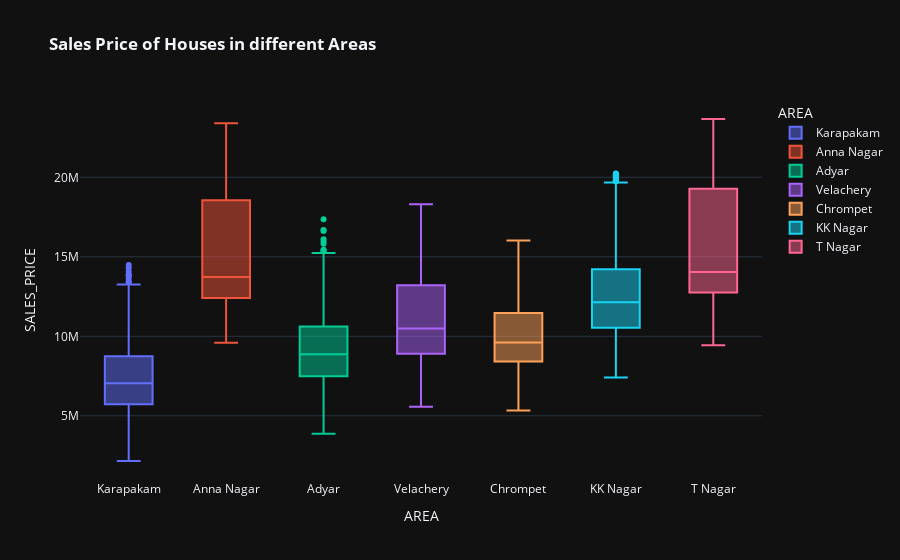

The cell this chart's notebook holds for it:
### Code cell
px.box(df,x='AREA',y='SALES_PRICE',color='AREA',template='plotly_dark',title='<b> Sales Price of Houses in different Areas')

### Figure 1 — Plotly figure (JSON) as saved in the notebook; plotly's stock layout.template omitted (floating-point values rounded to 4 significant figures; data arrays with more than 128 entries replaced by an {"elided": "..."} marker saying what was removed)
{"data": [{"alignmentgroup": "True", "hovertemplate": "AREA=%{x}<br>SALES_PRICE=%{y}<extra></extra>", "legendgroup": "Karapakam", "marker": {"color": "#636efa"}, "name": "Karapakam", "notched": false, "offsetgroup": "Karapakam", "orientation": "v", "showlegend": true, "x": {"elided": "1366 str values"}, "x0": " ", "xaxis": "x", "y": {"elided": "1366 int values"}, "y0": " ", "yaxis": "y", "type": "box"}, {"alignmentgroup": "True", "hovertemplate": "AREA=%{x}<br>SALES_PRICE=%{y}<extra></extra>", "legendgroup": "Anna Nagar", "marker": {"color": "#EF553B"}, "name": "Anna Nagar", "notched": false, "offsetgroup": "Anna Nagar", "orientation": "v", "showlegend": true, "x": {"elided": "788 str values"}, "x0": " ", "xaxis": "x", "y": {"elided": "788 int values"}, "y0": " ", "yaxis": "y", "type": "box"}, {"alignmentgroup": "True", "hovertemplate": "AREA=%{x}<br>SALES_PRICE=%{y}<extra></extra>", "legendgroup": "Adyar", "marker": {"color": "#00cc96"}, "name": "Adyar", "notched": false, "offsetgroup": "Adyar", "orientation": "v", "showlegend": true, "x": {"elided": "774 str values"}, "x0": " ", "xaxis": "x", "y": {"elided": "774 int values"}, "y0": " ", "yaxis": "y", "type": "box"}, {"alignmentgroup": "True", "hovertemplate": "AREA=%{x}<br>SALES_PRICE=%{y}<extra></extra>", "legendgroup": "Velachery", "marker": {"color": "#ab63fa"}, "name": "Velachery", "notched": false, "offsetgroup": "Velachery", "orientation": "v", "showlegend": true, "x": {"elided": "981 str values"}, "x0": " ", "xaxis": "x", "y": {"elided": "981 int values"}, "y0": " ", "yaxis": "y", "type": "box"}, {"alignmentgroup": "True", "hovertemplate": "AREA=%{x}<br>SALES_PRICE=%{y}<extra></extra>", "legendgroup": "Chrompet", "marker": {"color": "#FFA15A"}, "name": "Chrompet", "notched": false, "offsetgroup": "Chrompet", "orientation": "v", "showlegend": true, "x": {"elided": "1702 str values"}, "x0": " ", "xaxis": "x", "y": {"elided": "1702 int values"}, "y0": " ", "yaxis": "y", "type": "box"}, {"alignmentgroup": "True", "hovertemplate": "AREA=%{x}<br>SALES_PRICE=%{y}<extra></extra>", "legendgroup": "KK Nagar", "marker": {"color": "#19d3f3"}, "name": "KK Nagar", "notched": false, "offsetgroup": "KK Nagar", "orientation": "v", "showlegend": true, "x": {"elided": "997 str values"}, "x0": " ", "xaxis": "x", "y": {"elided": "997 int values"}, "y0": " ", "yaxis": "y", "type": "box"}, {"alignmentgroup": "True", "hovertemplate": "AREA=%{x}<br>SALES_PRICE=%{y}<extra></extra>", "legendgroup": "T Nagar", "marker": {"color": "#FF6692"}, "name": "T Nagar", "notched": false, "offsetgroup": "T Nagar", "orientation": "v", "showlegend": true, "x": {"elided": "501 str values"}, "x0": " ", "xaxis": "x", "y": {"elided": "501 int values"}, "y0": " ", "yaxis": "y", "type": "box"}], "layout": {"xaxis": {"anchor": "y", "domain": [0, 1], "title": {"text": "AREA"}, "categoryorder": "array", "categoryarray": ["Karapakam", "Anna Nagar", "Adyar", "Velachery", "Chrompet", "KK Nagar", "T Nagar"]}, "yaxis": {"anchor": "x", "domain": [0, 1], "title": {"text": "SALES_PRICE"}}, "legend": {"title": {"text": "AREA"}, "tracegroupgap": 0}, "title": {"text": "<b> Sales Price of Houses in different Areas"}, "boxmode": "overlay"}}
